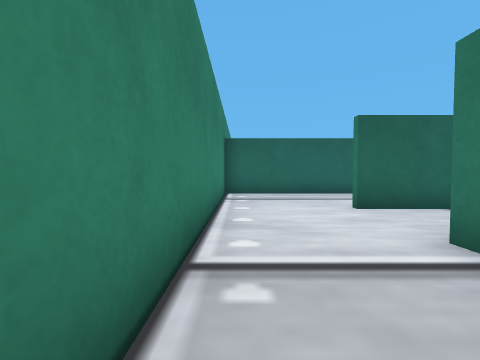
[1] (above)

23 first-person views from a walk through a Webots world. The camera is 0.04 m above the floor, tilts 2° down and sees 90° across. The floor is counted in squares, 0.05 m on a side. Each view is taken from the middle of a square. On the plan, view 1 faces up. The plan holds only what a view shows up to about 10 squares ahead; the rest is blank. The robots in the file are not drawn. Simple shapes and patterns stand in for the simulator's stock objects.

[2]
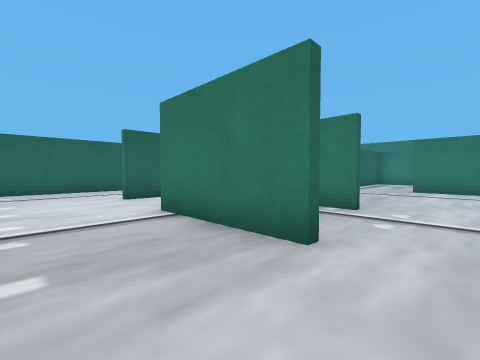

[3]
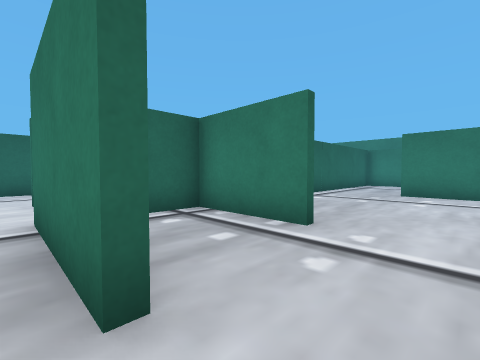

[4]
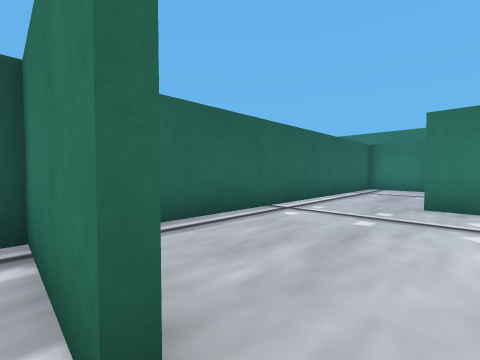

[5]
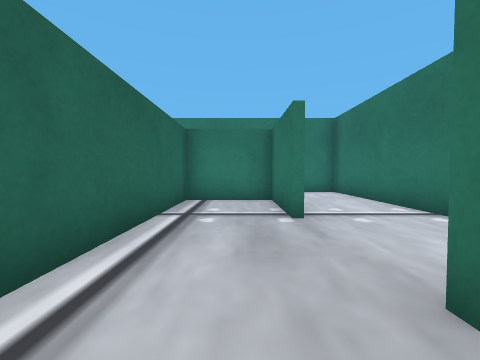

[6]
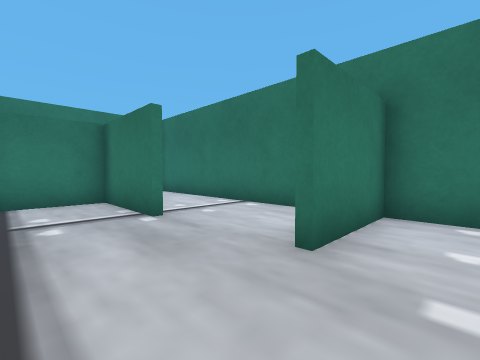

[7]
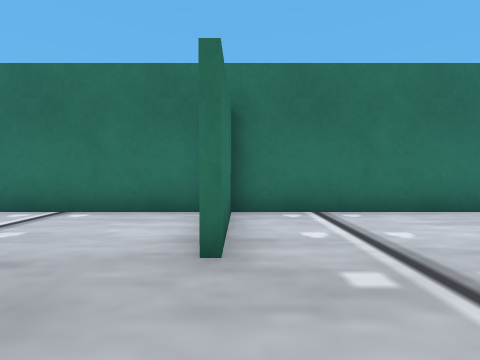

[8]
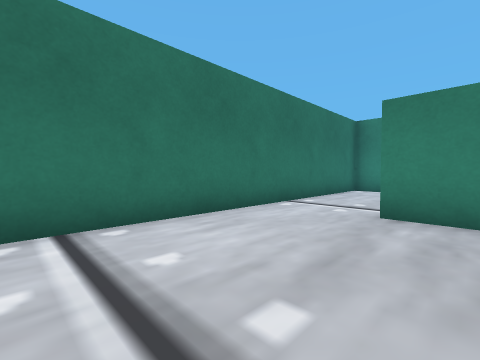

[9]
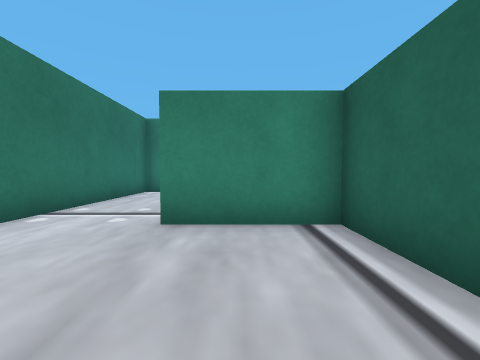

[10]
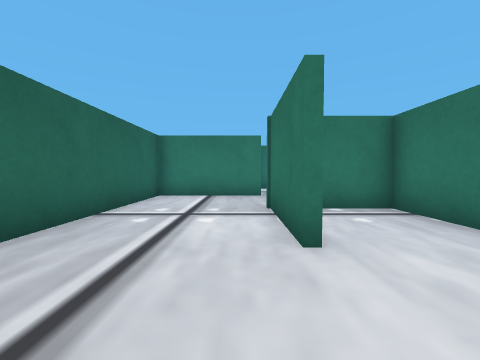

[11]
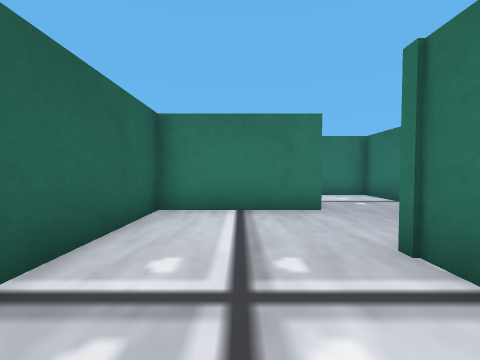

[12]
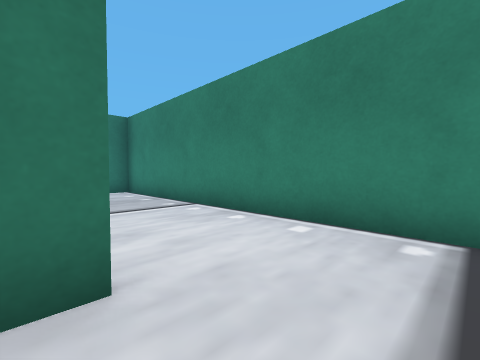

[13]
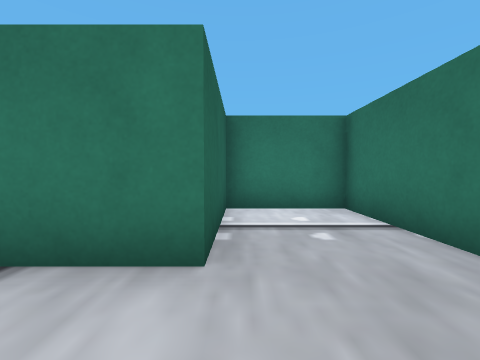

[14]
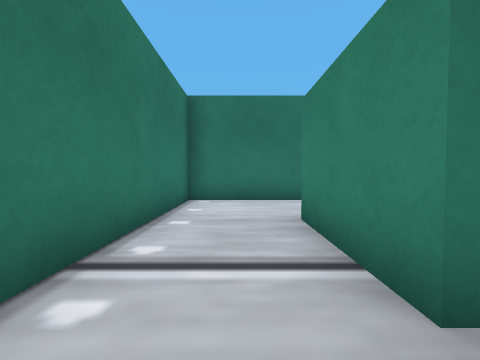

[15]
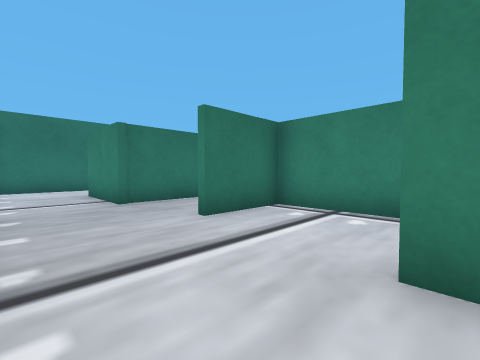

[16]
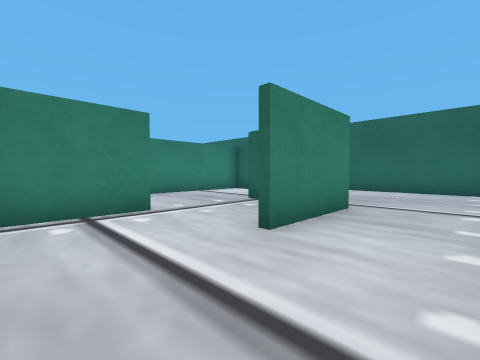

[17]
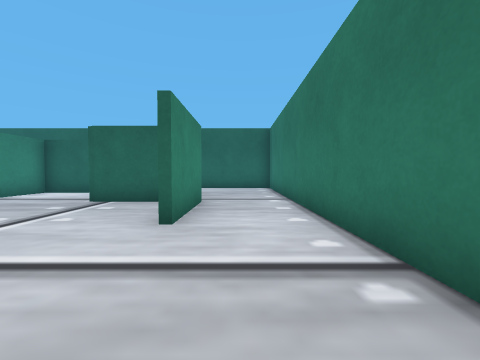

[18]
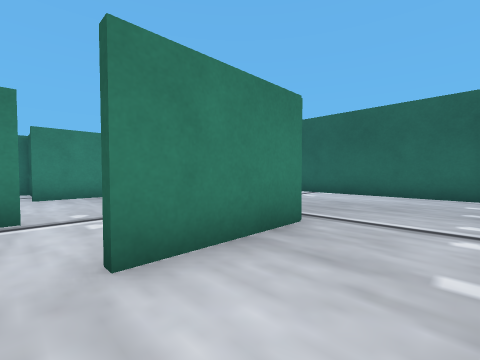

[19]
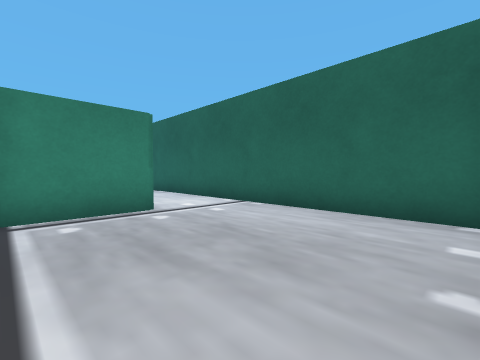

[20]
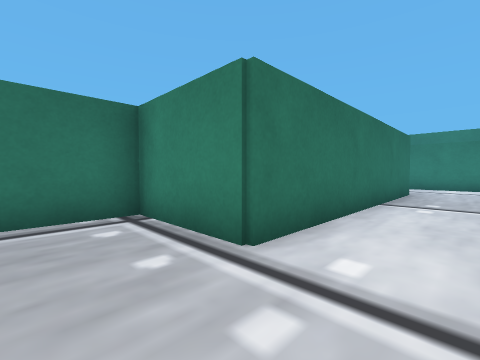

[21]
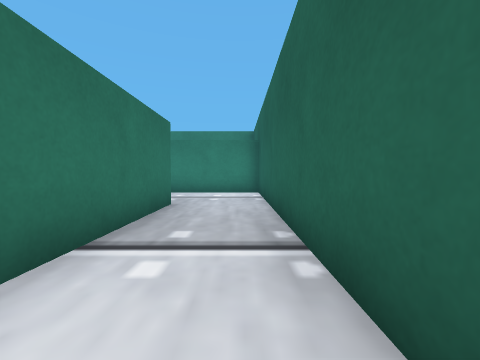

[22]
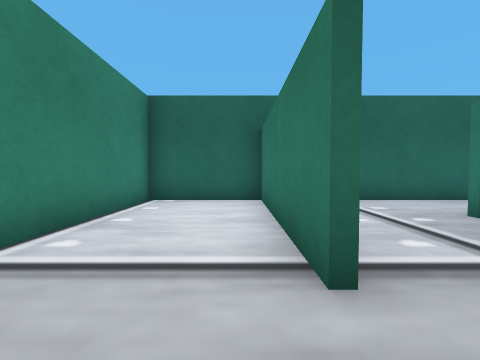

[23]
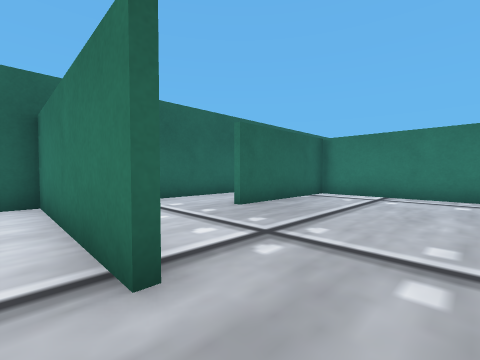

### Floor plan
Points are (right, up) in squares from view 1. A wall is a line through its corners. A room is listed if a view was taken in it or the views show most of it. See-through windows are left out.
Room 1 (views 1, 2, 3, 4, 5, 6, 7, 8, 9, 10, 11, 12, 13, 14, 15, 16, 17, 18, 19, 20, 21, 22, 23)
walls: (10.4, 9.9) (10.4, 14.1); (14.2, 8.2) (14.2, 5.5) (16.5, 5.5); (8.2, 2.7) (11.2, 2.7) (11.2, 5.3) (8, 5.3) (8, 8.7) (-0.6, 8.7) (-0.6, -2.7) (11.2, -2.7) (11.2, -0.1); (4.6, 5.1) (2.5, 5.1); (14.5, 2.7) (17, 2.7) (17, 0); (5.2, 2.7) (5.2, 4.2); (10.6, 14.1) (10.6, 8.7) (8.1, 8.7); (15.9, 11.3) (13.9, 11.3); (12.4, 14.1) (6, 14.1); (2.5, 5.3) (5.5, 5.3); (14, 0.1) (16.8, 0.1) (16.8, 2.5) (5.4, 2.5); (3.2, 2.7) (5.4, 2.7) (5.4, -0.2); (6.1, 14.3) (14.2, 14.3) (14.2, 11.5) (16.1, 11.5); (17, 11.6) (17, 8.5); (5.2, -0.2) (5.2, 2.5) (4, 2.5); (2.6, 11.5) (2.6, 16.7) (-0.6, 16.7) (-0.6, 12.5); (19.5, 6.4) (19.5, 15); (11.8, -2.7) (19.5, -2.7) (19.5, 2.6); (2.3, -0.8) (2.3, 2.8); (19.1, 16.7) (2.8, 16.7) (2.8, 13.2)

Where each view was taken, in squares from view 1:
view 1: 0 up, 0 right, facing up
view 2: 2 down, 0 right, facing up-right
view 3: 2 down, 2 right, facing up-right
view 4: 1 down, 5 right, facing up-right
view 5: 1 up, 10 right, facing right
view 6: 2 up, 10 right, facing down-right
view 7: 2 up, 11 right, facing down
view 8: 1 up, 10 right, facing down-left
view 9: 1 up, 9 right, facing left
view 10: 6 up, 0 right, facing right
view 11: 7 up, 3 right, facing right
view 12: 7 up, 3 right, facing down-left
view 13: 5 up, 6 right, facing right
view 14: 4 up, 18 right, facing down
view 15: 9 up, 19 right, facing down-left
view 16: 6 up, 19 right, facing up-left
view 17: 5 up, 18 right, facing up
view 18: 8 up, 19 right, facing up-left
view 19: 12 up, 19 right, facing up-left
view 20: 16 up, 16 right, facing down-left
view 21: 16 up, 12 right, facing left
view 22: 10 up, 2 right, facing up
view 23: 10 up, 2 right, facing up-right
